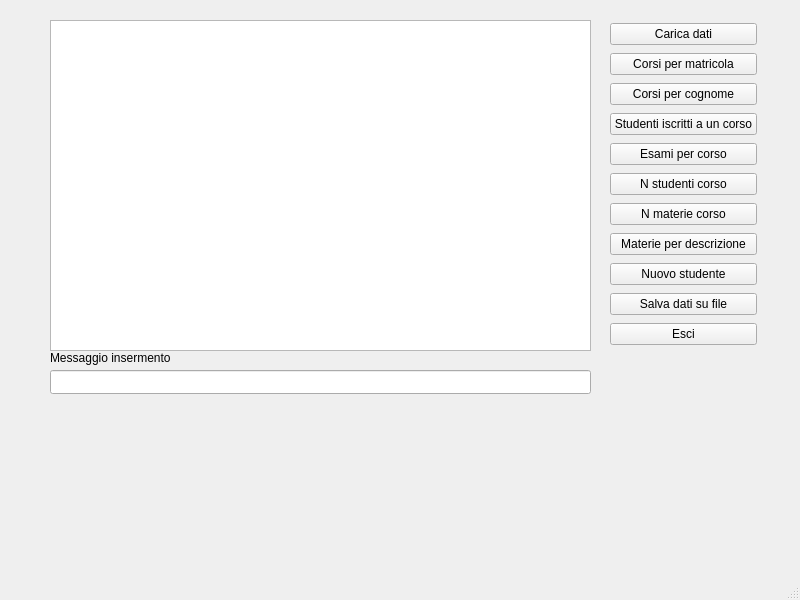
<?xml version="1.0" encoding="UTF-8"?>
<ui version="4.0">
 <class>MainWindow</class>
 <widget class="QMainWindow" name="MainWindow">
  <property name="geometry">
   <rect>
    <x>0</x>
    <y>0</y>
    <width>800</width>
    <height>600</height>
   </rect>
  </property>
  <property name="windowTitle">
   <string>MainWindow</string>
  </property>
  <widget class="QWidget" name="centralwidget">
   <widget class="QListWidget" name="listWidget">
    <property name="geometry">
     <rect>
      <x>50</x>
      <y>20</y>
      <width>541</width>
      <height>331</height>
     </rect>
    </property>
   </widget>
   <widget class="QWidget" name="layoutWidget">
    <property name="geometry">
     <rect>
      <x>610</x>
      <y>21</y>
      <width>147</width>
      <height>326</height>
     </rect>
    </property>
    <layout class="QVBoxLayout" name="verticalLayout">
     <item>
      <widget class="QPushButton" name="Carica">
       <property name="text">
        <string>Carica dati</string>
       </property>
      </widget>
     </item>
     <item>
      <widget class="QPushButton" name="CorsixMat">
       <property name="text">
        <string>Corsi per matricola</string>
       </property>
      </widget>
     </item>
     <item>
      <widget class="QPushButton" name="CorsixCog">
       <property name="text">
        <string>Corsi per cognome</string>
       </property>
      </widget>
     </item>
     <item>
      <widget class="QPushButton" name="studentiacorso">
       <property name="text">
        <string>Studenti iscritti a un corso</string>
       </property>
      </widget>
     </item>
     <item>
      <widget class="QPushButton" name="excorso">
       <property name="text">
        <string>Esami per corso</string>
       </property>
      </widget>
     </item>
     <item>
      <widget class="QPushButton" name="Nstudcorso">
       <property name="text">
        <string>N studenti corso</string>
       </property>
      </widget>
     </item>
     <item>
      <widget class="QPushButton" name="Nmatcorso">
       <property name="text">
        <string>N materie corso</string>
       </property>
      </widget>
     </item>
     <item>
      <widget class="QPushButton" name="Matxdesc">
       <property name="text">
        <string>Materie per descrizione</string>
       </property>
      </widget>
     </item>
     <item>
      <widget class="QPushButton" name="newstu">
       <property name="text">
        <string>Nuovo studente</string>
       </property>
      </widget>
     </item>
     <item>
      <widget class="QPushButton" name="Salvadat">
       <property name="text">
        <string>Salva dati su file</string>
       </property>
      </widget>
     </item>
     <item>
      <widget class="QPushButton" name="esci">
       <property name="text">
        <string>Esci</string>
       </property>
      </widget>
     </item>
    </layout>
   </widget>
   <widget class="QLineEdit" name="lineEdit">
    <property name="geometry">
     <rect>
      <x>50</x>
      <y>370</y>
      <width>541</width>
      <height>24</height>
     </rect>
    </property>
   </widget>
   <widget class="QLabel" name="label">
    <property name="geometry">
     <rect>
      <x>50</x>
      <y>350</y>
      <width>541</width>
      <height>16</height>
     </rect>
    </property>
    <property name="text">
     <string>Messaggio insermento</string>
    </property>
   </widget>
  </widget>
  <widget class="QMenuBar" name="menubar">
   <property name="geometry">
    <rect>
     <x>0</x>
     <y>0</y>
     <width>800</width>
     <height>21</height>
    </rect>
   </property>
  </widget>
  <widget class="QStatusBar" name="statusbar"/>
 </widget>
 <resources/>
 <connections/>
</ui>
